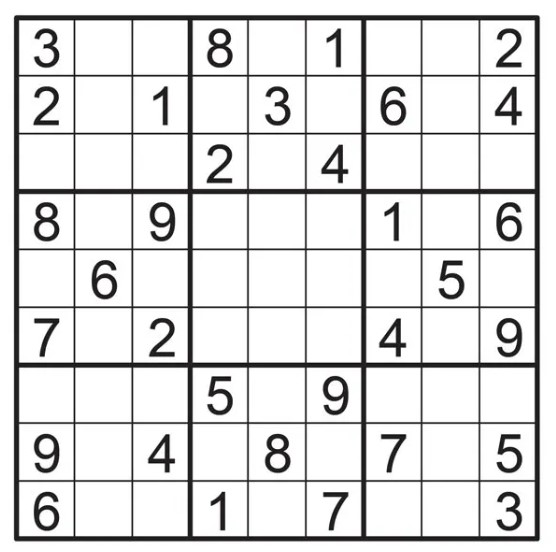
#> input picture Sudoku1.jpg, 556 x 552 px
$ jupyter execute SudokuSolver.ipynb   (shell and % lines are left out)
#> lines starting #> are read from the running program, lines starting #| are printed output that depends on the picture; after the words box and inside, x2 and y2 are one past the last pixel; in counts of white or black regions, pixels touching at a corner belong together
[cell 1]
import cv2
import numpy as np
import matplotlib.pyplot as plt
from PIL import Image

[cell 2]
def show(img):
    plt.figure()
    plt.imshow(img, cmap='gray')

[cell 3]
img = cv2.imread('Sudoku1.jpg')
#> img is the input picture: shape (552, 556, 3); mean B, G, R 222.3, 222.3, 222.4
gray = cv2.cvtColor(img, cv2.COLOR_BGR2GRAY)
show(gray)

[cell 4]
ret, thresh = cv2.threshold(gray, 127, 255, cv2.THRESH_BINARY)
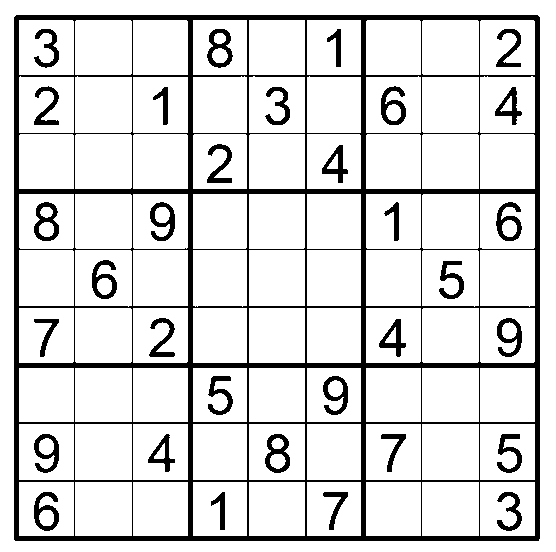
#> thresh: shape (552, 556); 86.3% white; 33 black regions, largest, box (x1, y1, x2, y2) and area: (14, 15, 540, 541) 29706, (265, 434, 290, 473) 471, (207, 29, 233, 68) 470
show(thresh)

[cell 5]
blurred = cv2.GaussianBlur(thresh, (5, 5), 0)
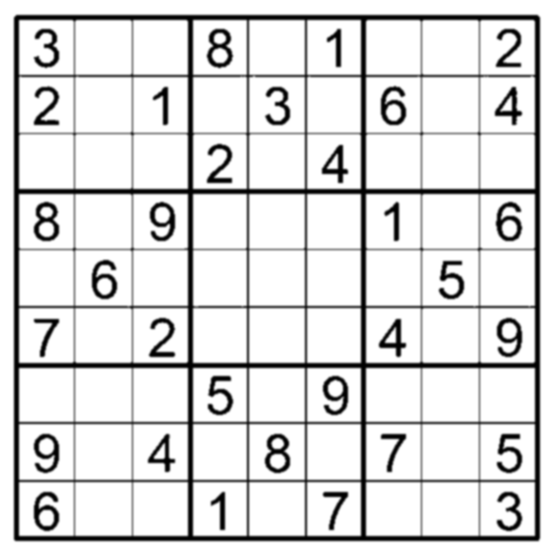
#> blurred: shape (552, 556); min 0, max 255, mean 220.1
show(blurred)

[cell 6]
edges = cv2.Canny(blurred, 100, 100)
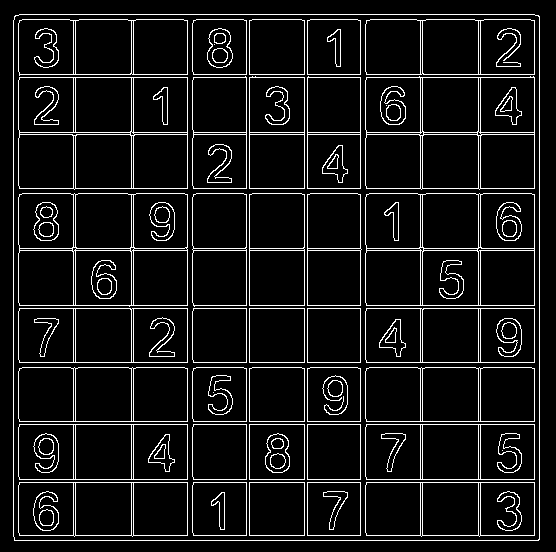
#> edges: shape (552, 556); 8.4% white in thin lines or dots
show(edges)

[cell 7]
contours, hierarchy = cv2.findContours(edges, cv2.RETR_TREE, cv2.CHAIN_APPROX_SIMPLE)
#> contours = 279 contours, 10 with area under 20; largest, box (x1, y1, x2, y2) and area: (13, 14, 540, 541) 276656, (13, 14, 540, 541) 276652, (365, 193, 535, 306) 18895, (18, 193, 188, 307) 18895, (365, 76, 535, 190) 18751

[cell 8]
img_copy = np.copy(img)
cv2.drawContours(img_copy, contours, -1, (255, 1, 0), 1)
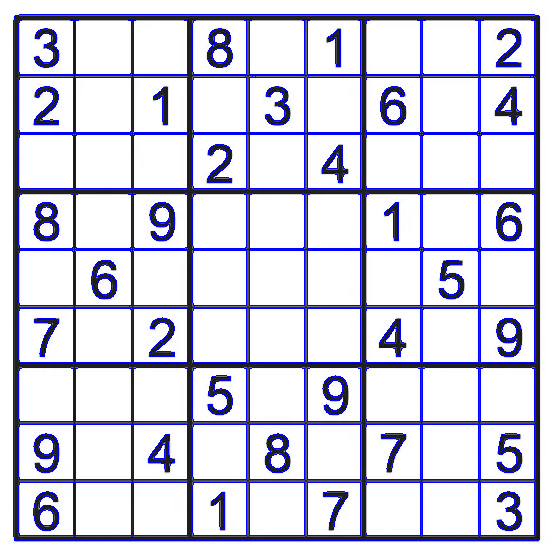
#> img_copy: shape (552, 556, 3); 8.4% of pixels changed, all inside (x1, y1, x2, y2) = (13, 14, 540, 541)
show(img_copy)

[cell 9]
white = np.ones((552, 556), np.uint8) * 255
contours = [cnt for i, cnt in enumerate(contours) if cv2.contourArea(cnt) > 2000 and cv2.contourArea(cnt) < 3500 and hierarchy[0][i][3] > 1]
#> contours = 81 contours; largest, box (x1, y1, x2, y2) and area: (422, 424, 479, 480) 3078, (75, 424, 132, 480) 3078, (75, 250, 132, 306) 3076, (75, 77, 132, 133) 3076, (422, 250, 479, 306) 3075
cv2.drawContours(white, contours, -1, (0, 0, 0,), 1)
#> white: shape (552, 556); 94.4% white; black in thin lines or dots, all inside (x1, y1, x2, y2) = (18, 19, 535, 536)
show(white)
for cnt in contours:
    white = np.ones((552, 556, 3), np.uint8) * 255
    cv2.drawContours(white, [cnt], -1, (0, 0, 0), 1)
#> this loop made 81 passes
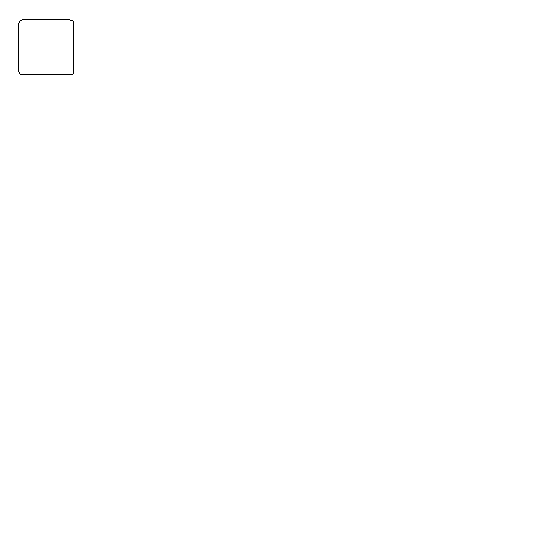
#> white: shape (552, 556, 3); 99.9% white; black in thin lines or dots, all inside (x1, y1, x2, y2) = (18, 19, 74, 75)
    # show(white)
print(len(contours))
#| 81

[cell 10]
white = np.ones((552, 556), np.uint8) * 255
for cnt in contours:
    x,y,w,h = cv2.boundingRect(cnt)
    cv2.rectangle(white,(x,y),(x+w,y+h),(),1)
#> this loop made 81 passes
#> (x, y, w, h) on passes 1 to 12: (480, 482, 55, 54), (422, 482, 57, 54), (365, 482, 56, 54), (307, 482, 54, 54), (249, 482, 56, 54), (192, 482, 55, 54), (133, 482, 55, 54), (75, 482, 57, 54), (18, 482, 56, 54), (480, 424, 55, 56), (422, 424, 57, 56), (365, 424, 56, 56)
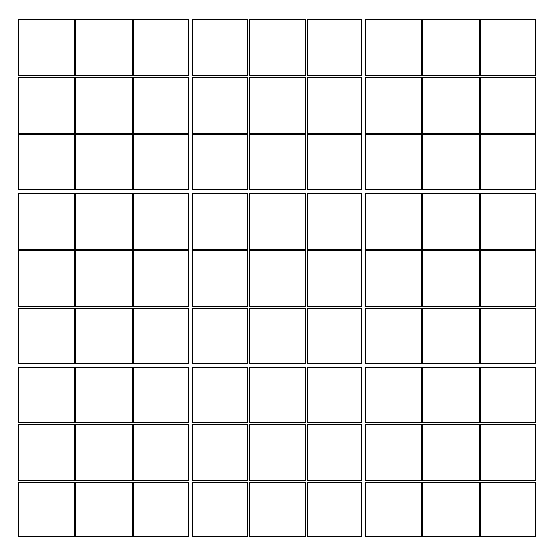
#> white: shape (552, 556); 94.1% white; black in thin lines or dots, all inside (x1, y1, x2, y2) = (18, 19, 536, 537)
show(white)

[cell 11]
ROIs = [cv2.boundingRect(cnt) for cnt in contours]
#> ROIs = 81 items, first 6: (480, 482, 55, 54), (422, 482, 57, 54), (365, 482, 56, 54), (307, 482, 54, 54), (249, 482, 56, 54), (192, 482, 55, 54)
ROIs = sorted(ROIs, key= lambda roi: list(roi[:2]))
#> ROIs = 81 items, first 6: (18, 19, 56, 56), (18, 77, 56, 56), (18, 134, 56, 55), (18, 193, 56, 56), (18, 250, 56, 56), (18, 308, 56, 55)
numbers = []
for roi in ROIs:
    x, y, w, h = roi
    num = gray[x:x+w,y:y+h]
    numbers.append(num)
#> this loop made 81 passes
#> (x, y, w, h) on passes 1 to 12: (18, 19, 56, 56), (18, 77, 56, 56), (18, 134, 56, 55), (18, 193, 56, 56), (18, 250, 56, 56), (18, 308, 56, 55), (18, 367, 56, 55), (18, 424, 56, 56), (18, 482, 56, 54), (75, 19, 57, 56), (75, 77, 57, 56), (75, 134, 57, 55)
#> pass 1, `num = gray[x:x+w,y:y+h]`:
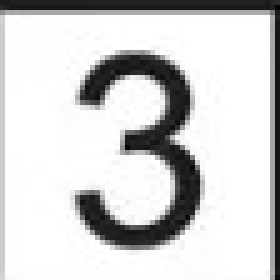
#> num: shape (56, 56) (shown 5 times larger); min 4, max 255, mean 209.8
#> after the loop, numbers = 81 items

[cell 12]
show(numbers[0])

[cell 13]
for i in range(len(numbers)):
    img = numbers[i]
    img = ~img
    # filename = str(i) + ".jpg"
    # print(filename)
    # cv2.imwrite(filename, img)
    show(img)
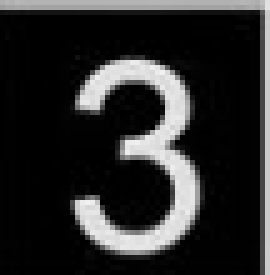
#> img: shape (55, 54) (shown 5 times larger); min 0, max 241, mean 42.2
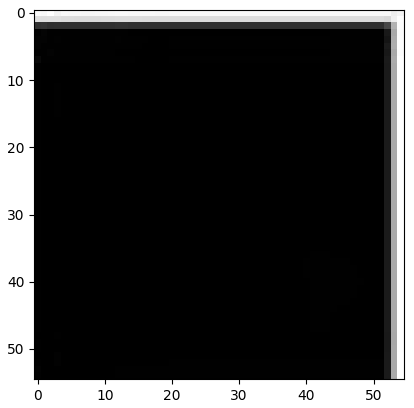
#> figure drawn by matplotlib, 1 panel
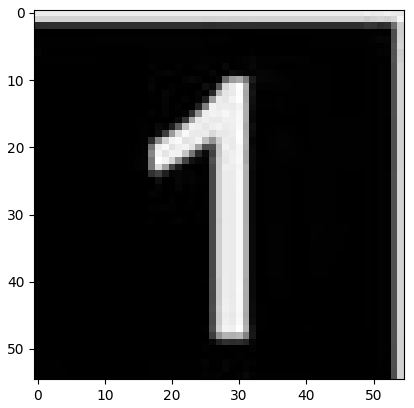
#> figure drawn by matplotlib, 1 panel

$ run again, with Sudoku2.jpg copied over Sudoku1.jpg
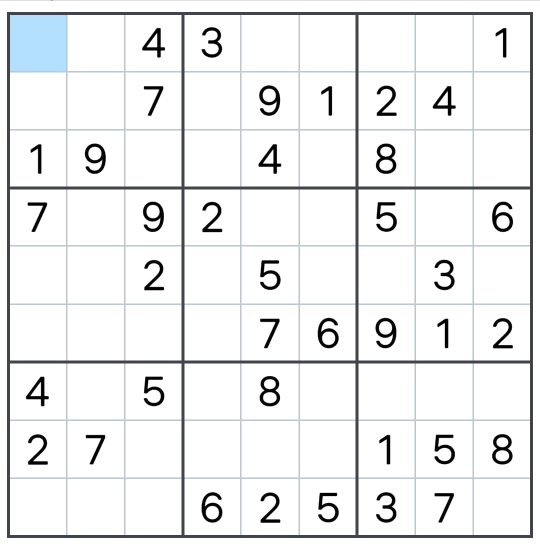
#> input picture Sudoku2.jpg, 1080 x 1098 px (shown at 1/2 size)
#> img is the input picture: shape (1098, 1080, 3); mean B, G, R 238.7, 237.8, 236.9
#> thresh: shape (1098, 1080); 93% white; 40 black regions (1 under 20 px), largest, box (x1, y1, x2, y2) and area: (14, 24, 1066, 1076) 49920, (984, 868, 1025, 929) 1110, (519, 752, 560, 813) 1105
#> `edges = cv2.Canny(blurred, 100, 100)`:
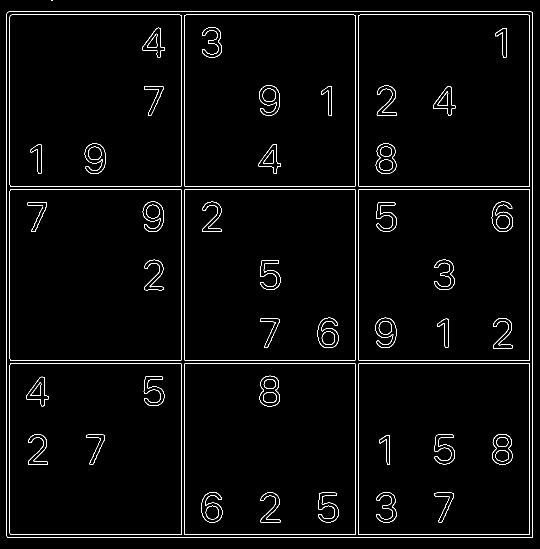
#> edges: shape (1098, 1080) (shown at 1/2 size); 2.3% white in thin lines or dots
#> `contours, hierarchy = cv2.findContours(edges, cv2.RETR_TREE, cv2.CHAIN..`: contours = 127 contours, 1 with area under 20; largest, box (x1, y1, x2, y2) and area: (13, 23, 1066, 1076) 1106693, (13, 23, 1066, 1076) 1106691, (716, 726, 1060, 1070) 117638, (19, 726, 363, 1070) 117638, (716, 29, 1060, 373) 117638
#> `cv2.drawContours(img_copy, contours, -1, (255, 1, 0), 1)`:
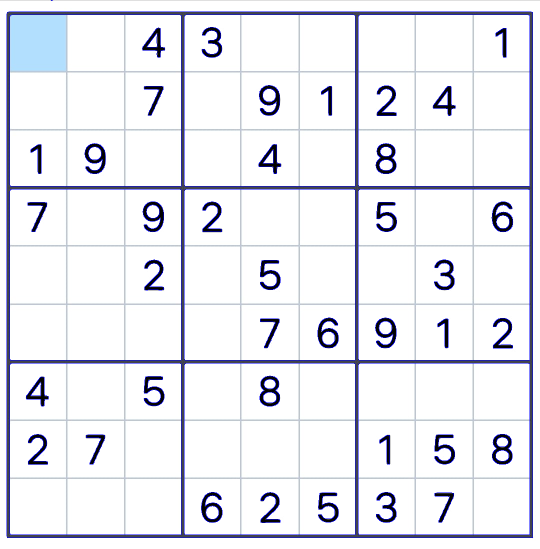
#> img_copy: shape (1098, 1080, 3) (shown at 1/2 size); 2.34% of pixels changed, all inside (x1, y1, x2, y2) = (13, 0, 1066, 1076)
#> `contours = [cnt for i, cnt in enumerate(contours) if cv2.contourArea(c..`: contours = []
#> white: shape (552, 556); every value is 255
#| 0

$ run again, with Sudoku3.jpg copied over Sudoku1.jpg
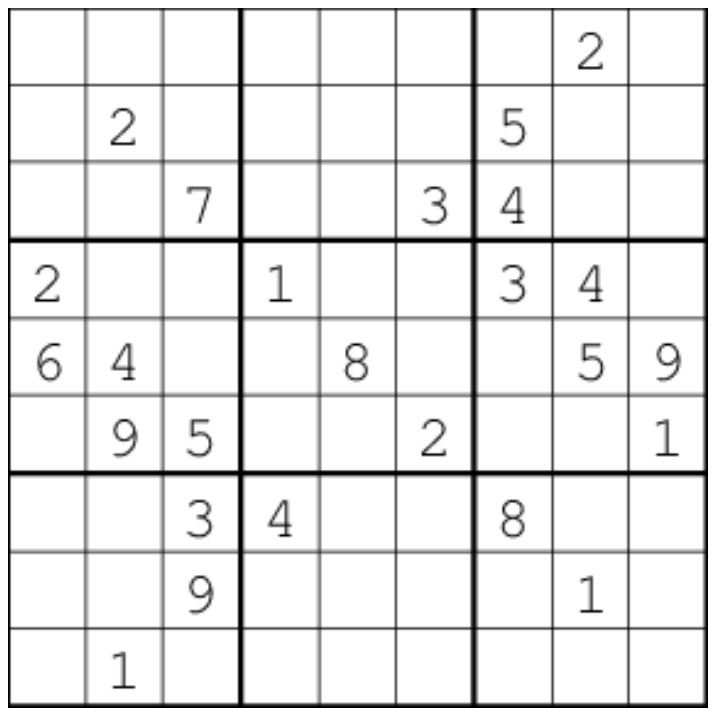
#> input picture Sudoku3.jpg, 712 x 710 px
#> img is the input picture: shape (710, 712, 3); min 0, max 255, mean 232.6
#> thresh: shape (710, 712); 93.1% white; 36 black regions (1 under 20 px), largest, box (x1, y1, x2, y2) and area: (8, 8, 708, 708) 30108, (502, 500, 524, 537) 229, (346, 343, 367, 380) 227
#> edges: shape (710, 712); 5.2% white in thin lines or dots
#> `contours, hierarchy = cv2.findContours(edges, cv2.RETR_TREE, cv2.CHAIN..`: contours = 196 contours, 25 with area under 20; largest, box (x1, y1, x2, y2) and area: (7, 7, 708, 708) 489990, (7, 7, 708, 708) 489988, (10, 242, 238, 471) 51714, (10, 475, 238, 704) 51706, (476, 242, 704, 471) 51688
#> `cv2.drawContours(img_copy, contours, -1, (255, 1, 0), 1)`:
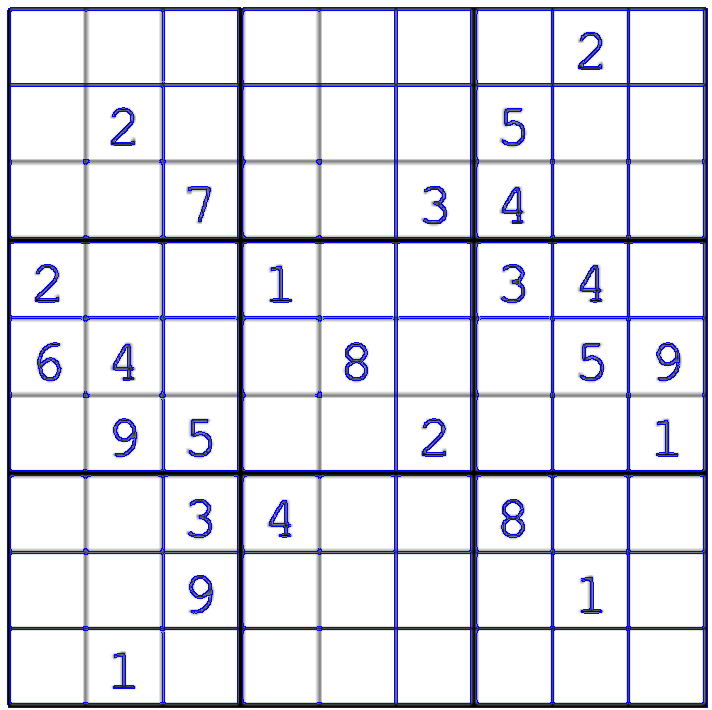
#> img_copy: shape (710, 712, 3); 5.24% of pixels changed, all inside (x1, y1, x2, y2) = (7, 7, 708, 708)
#> `contours = [cnt for i, cnt in enumerate(contours) if cv2.contourArea(c..`: contours = []
#> white: shape (552, 556); every value is 255
#| 0
